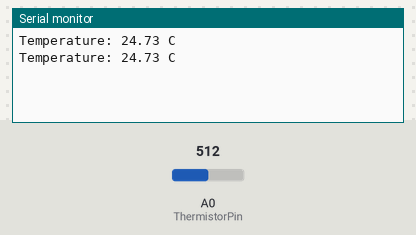
Simulated run of this sketch. Board: Arduino Uno, built with avr-gcc and run on an emulated ATmega328P. Shown: the last lines printed to the serial monitor. The test bench sets the inputs (shaded band); at power-on: A0 (ThermistorPin) = 512.

Above: at 1.8 s.
1.9 s: A0 (ThermistorPin) set to 716
At 2.5 s:
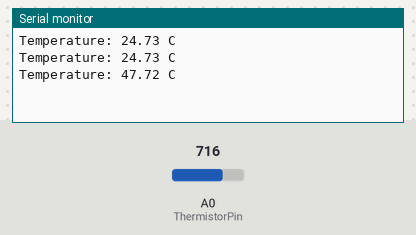
3.4 s: A0 (ThermistorPin) set to 900
At 4.8 s:
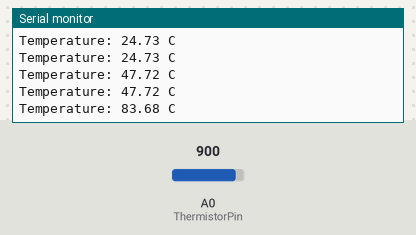
Timing chart, 0 to 6.4 s (numbered marks = the images above; inputs shaded):
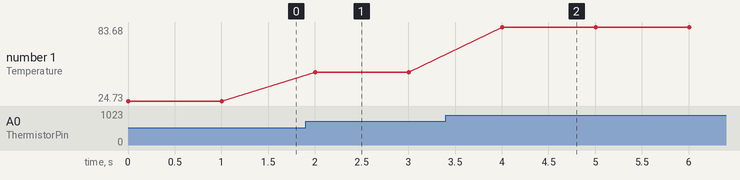

Measured:
- after the input at 1.9 s, the serial monitor: prints a new line after 0.10 s (image 1)
- after the input at 3.4 s, the serial monitor: prints a new line after 0.60 s (image 2)
- plotted number 1: 24.73 → 47.72 after the input at 1.9 s, 47.72 → 83.68 after the input at 3.4 s

The sketch:

Temperature-measurement.ino
```cpp
//**5V in**

//set analog pin
int ThermistorPin = A0;

//set constant resistance for know resistor
float R1 = 10000;

//initial value for Steinhart-Hart equation
//used for convert the resistance of the thermistor to a temperature reading
int Vo;
float logR2, R2, T;
float c1 = 1.009249522e-03, c2 = 2.378405444e-04, c3 = 2.019202697e-07;

void setup()
{
Serial.begin(9600);
}

void loop()
{
  //get analogRead from analog pin
  Vo = analogRead(ThermistorPin);

  //Steinhart-Hart equation
  //the T ouput is Kelvin
  R2 = R1 * (1023.0 / (float)Vo - 1.0);
  logR2 = log(R2);
  T = (1.0 / (c1 + c2*logR2 + c3*logR2*logR2*logR2));

  //Convert Kelvin to Celsius
  T = T - 273.15;

  //print the value
  Serial.print("Temperature: ");
  Serial.print(T);
  Serial.println(" C");

  //set delay output in millisecond (ms)
  delay(1000);
}
```
